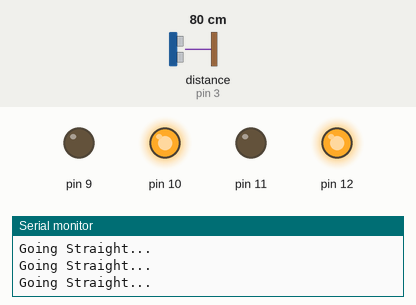
This sketch was run on a simulated Arduino Uno, built with avr-gcc and run on an emulated ATmega328P. Shown: output pins drawn as LEDs (lit = HIGH), the last lines printed to the serial monitor. Wiring (inferred from the names in the program): ultrasonic range finder: trigger pin 2; echo pin 3. Dashed ring = blinking. The test bench sets the inputs (shaded band); at power-on: distance to the obstacle (sensor on pin 3) 80 cm. The echo pulse lasts 58.3 µs per cm; pins used as bus, display or sensor lines are not drawn.

Above: at 1.2 s.
1.3 s: distance to the obstacle (sensor on pin 3) set to 18 cm
4.3 s: distance to the obstacle (sensor on pin 3) set to 15 cm
At 5.2 s:
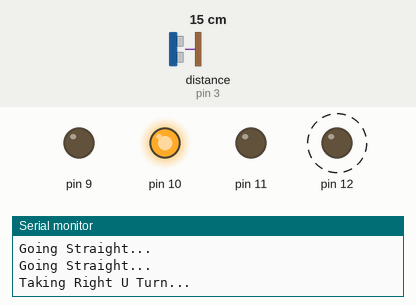
At 6.4 s:
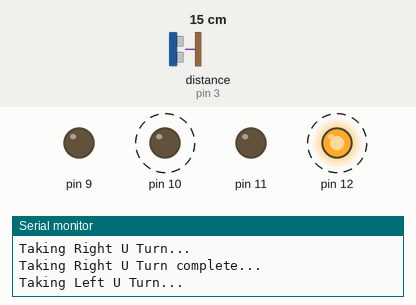
Timing chart, 0 to 13.3 s (numbered marks = the images above; inputs shaded):
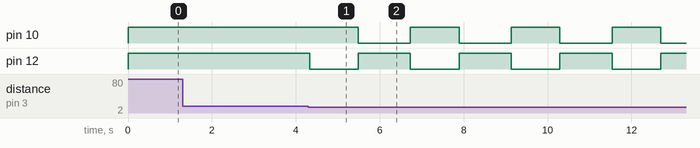

The sketch:

hal-bot-0.0.1.ino
```cpp
#define trigpin 2
#define echopin 3
unsigned int obstacleDistance = 15;
unsigned long startTime;
int turnInd = 0; // (0:Right Turn, 1:Left Turn)
const int rtAngleTime = 580;
const int leftWheelAdjustment = 40;


void setup() {
  // put your setup code here, to run once:
   Serial.begin (9600);
   pinMode(trigpin, OUTPUT);
   pinMode(echopin, INPUT);
   pinMode(9, OUTPUT);
   pinMode(10, OUTPUT);
   pinMode(11, OUTPUT);
   pinMode(12, OUTPUT);
   startTime = millis();
}

void loop() {

    //Serial.println(millis() - startTime );

    //Serial.println(getObstacleDistance());

    if (getObstacleDistance() > obstacleDistance){
      goStraight();
    }
    else {
      turn();
    }

}

void turn(){

  if (turnInd == 0){
    turnRightU();
  }
  else{
    turnLeftU();
  }

}

void agriMode(){

}

void crazyMode(){

}


void pause(){
  //Serial.print("Pause:Left Motor\n");
  digitalWrite(9, LOW);
  digitalWrite(10, LOW);

  //Serial.print("Pause:Right Motor\n");
  digitalWrite(11, LOW);
  digitalWrite(12, LOW);

}

void goStraight()
{
  Serial.println("Going Straight...");
  digitalWrite(9, LOW);
  digitalWrite(10, HIGH);

  digitalWrite(11, LOW);
  digitalWrite(12, HIGH);
}

void goReverse()
{
  Serial.println("Going Reverse...");
  digitalWrite(9, HIGH);
  digitalWrite(10, LOW);

  digitalWrite(11, HIGH);
  digitalWrite(12, LOW);

}


void turnRight()
{

  digitalWrite(9, LOW);
  digitalWrite(10, HIGH);

  digitalWrite(11, LOW);
  digitalWrite(12, LOW);

}


void turnLeft()
{

  digitalWrite(9, LOW);
  digitalWrite(10, LOW);

  digitalWrite(11, LOW);
  digitalWrite(12, HIGH);

}

void turnRightU(){
    Serial.println("Taking Right U Turn...");
    startTime = millis();
    while((millis() - startTime) < rtAngleTime){
      turnRight();
    }
    pause();

    /*******
     *
     * Check if the route exists and then continue else pause the machine
     *
     *******/

    /*startTime =  millis();
    while((millis() - startTime) < 100){
      goStraight();
    }
    pause();*/
    startTime =  millis();
    while((millis() - startTime) < rtAngleTime){
      turnRight();
    }
    turnInd = 1;
    Serial.println("Taking Right U Turn complete...");
}

void turnLeftU(){
    Serial.println("Taking Left U Turn...");
    startTime = millis();
    while((millis() - startTime) < (rtAngleTime+leftWheelAdjustment)){
      turnLeft();
    }
    pause();

    /*******
     *
     * Check if the route exists and then continue else pause the machine
     *
     *******/

    /*startTime =  millis();
    while((millis() - startTime) < 100){
      goStraight();
    }
    pause();*/
    startTime =  millis();
    while((millis() - startTime) < (rtAngleTime+leftWheelAdjustment)){
      turnLeft();
    }
    turnInd = 0;
    Serial.println("Taking Left U Turn complete...");
}

int getObstacleDistance(){
    int duration,distance;
    digitalWrite(trigpin, LOW);
    delayMicroseconds(2);
    digitalWrite(trigpin, HIGH);
    delayMicroseconds(10);
    digitalWrite(trigpin, LOW);

    duration = pulseIn(echopin, HIGH);
    distance = microsecondsToCentimeters(duration);
    //return duration;
    return distance;
}

long microsecondsToCentimeters(long microseconds)
{
  return microseconds / 29 / 2;
}
```

Measured:
- the behaviour switches between 17 and 16 cm on distance to the obstacle (sensor on pin 3) (found by bisection; images 0 and 1)
- after the input at 4.3 s, pin 10: alternates HIGH for 1.2 s and LOW for 1.2 s, starting after 1.2 s; pin 12: alternates HIGH for 1.2 s and LOW for 1.2 s, starting at once
